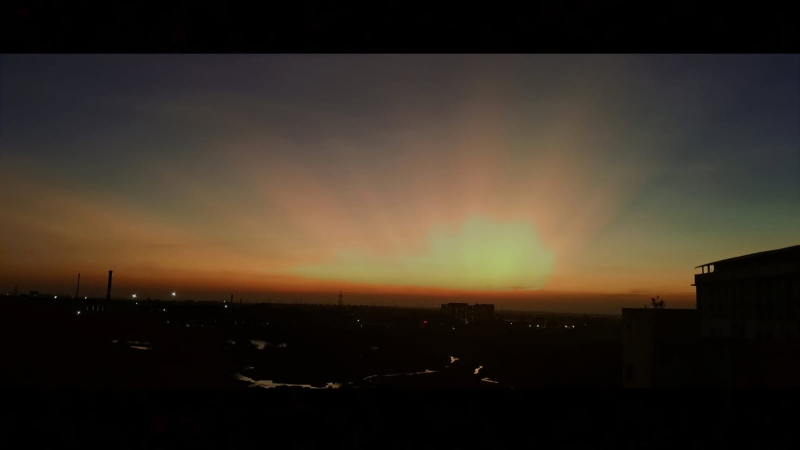
#> input picture sunset.jpg, 1599 x 899 px (shown at 1/2 size)
$ jupyter execute 'IPA Code.ipynb'
#> lines starting #> are read from the running program, lines starting #| are printed output that depends on the picture; after the words box and inside, x2 and y2 are one past the last pixel; in counts of white or black regions, pixels touching at a corner belong together; long printed decimals are rounded
# **1. Image Acquisition**

[cell 1]
import os
import cv2
import matplotlib.pyplot as plt

def load_image(image_path='sunset.jpg'):
    """
    Load an image safely across Colab, Jupyter, and GitHub environments.
    If the image is not found locally, prompts upload (Colab only).
    """
#> called with image_path = 'sunset.jpg'
    if os.path.exists(image_path):
        print(f"✅ Loaded image from local path: {image_path}")
        img = cv2.imread(image_path)
#> img is the input picture: shape (899, 1599, 3); mean B, G, R 34.1, 45, 54.6
    else:
        try:
            from google.colab import files
            print("⚠️ Image not found locally. Please upload 'sunset.jpg' manually.")
            uploaded = files.upload()
            img = cv2.imread(list(uploaded.keys())[0])
        except ImportError:
            raise FileNotFoundError(f"Image file '{image_path}' not found. "
                                    "Please add it to your working directory.")
    if img is None:
        raise ValueError("Image loading failed! Check the file format or path.")
    return cv2.cvtColor(img, cv2.COLOR_BGR2RGB)

# ---- Load and display image ----
img = load_image('sunset.jpg')
plt.imshow(img)
plt.title("Original Image")
plt.axis("off")
plt.show()

# **2. Noise Simulation**

[cell 2]
import numpy as np

gray = cv2.cvtColor(img, cv2.COLOR_RGB2GRAY)

# Gaussian Noise
gaussian_noise = gray + np.random.normal(0, 25, gray.shape)
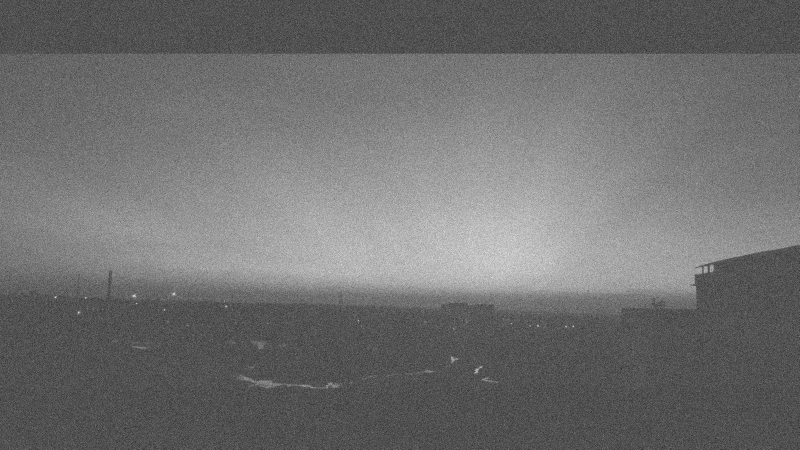
#> gaussian_noise: shape (899, 1599) float64 (shown at 1/2 size); min -121.3, max 263.2, mean 46.7; drawn with min black and max white
gaussian_noise = np.clip(gaussian_noise, 0, 255).astype(np.uint8)

# Salt-and-Pepper Noise
s_p_noise = gray.copy()
prob = 0.02
rand = np.random.rand(*gray.shape)
s_p_noise[rand < prob/2] = 0
s_p_noise[rand > 1 - prob/2] = 255
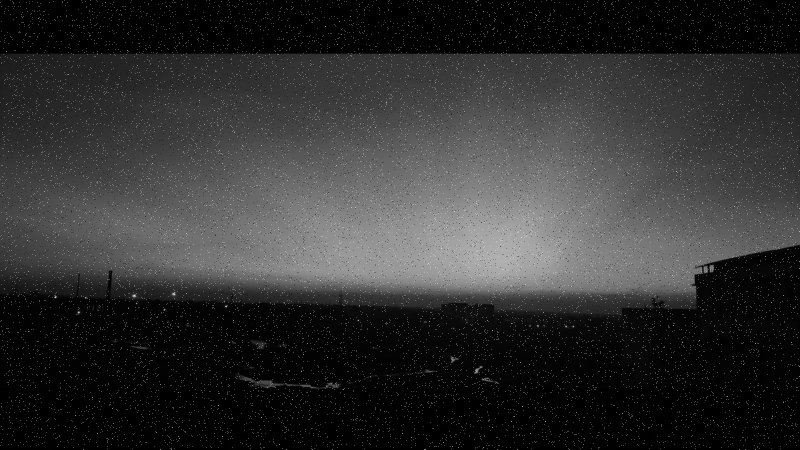
#> s_p_noise: shape (899, 1599) (shown at 1/2 size); min 0, max 255, mean 48.3

# Show results
plt.figure(figsize=(12,4))
plt.subplot(1,2,1); plt.imshow(gaussian_noise, cmap="gray"); plt.title("Gaussian Noise")
plt.subplot(1,2,2); plt.imshow(s_p_noise, cmap="gray"); plt.title("Salt & Pepper Noise")
plt.show()
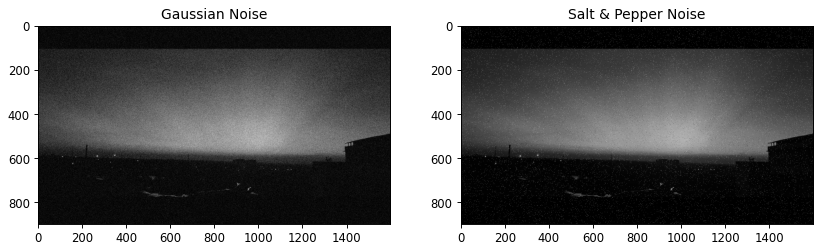
#> figure drawn by matplotlib, 2 panels

# **3. Preprocessing & Enhancement**

[cell 3]
# Resize
resized = cv2.resize(gray, (400, 300))
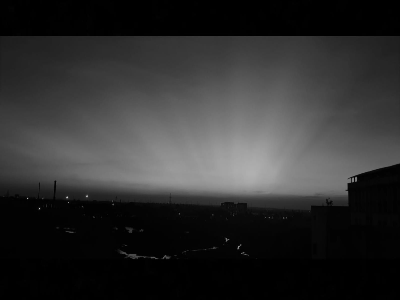
#> resized: shape (300, 400); min 0, max 204, mean 46.6

# Histogram Equalization
hist_eq = cv2.equalizeHist(resized)
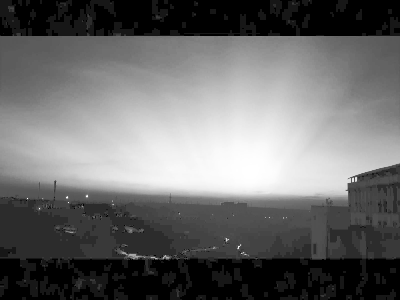
#> hist_eq: shape (300, 400); min 0, max 255, mean 106.9

plt.figure(figsize=(12,4))
plt.subplot(1,3,1); plt.imshow(gray, cmap="gray"); plt.title("Grayscale")
plt.subplot(1,3,2); plt.imshow(resized, cmap="gray"); plt.title("Resized")
plt.subplot(1,3,3); plt.imshow(hist_eq, cmap="gray"); plt.title("Histogram Equalized")
plt.show()

[cell 4]
import cv2
import numpy as np
import matplotlib.pyplot as plt

# Load grayscale image (use your already converted gray image)
gray = cv2.cvtColor(img, cv2.COLOR_RGB2GRAY)

# Contrast Stretching
min_val = np.min(gray)
#> min_val = 0
max_val = np.max(gray)
#> max_val = 234

contrast_stretched = ((gray - min_val) / (max_val - min_val)) * 255
contrast_stretched = contrast_stretched.astype(np.uint8)

# Show results
plt.figure(figsize=(10,4))
plt.subplot(1,2,1); plt.imshow(gray, cmap="gray"); plt.title("Original Grayscale")
plt.subplot(1,2,2); plt.imshow(contrast_stretched, cmap="gray"); plt.title("Contrast Stretched")
plt.show()

# **4. Filtering**

[cell 5]
# Gaussian Filter
gaussian_filtered = cv2.GaussianBlur(gaussian_noise, (5,5), 0)

# Median Filter
median_filtered = cv2.medianBlur(s_p_noise, 5)

plt.figure(figsize=(12,4))
plt.subplot(1,2,1); plt.imshow(gaussian_filtered, cmap="gray"); plt.title("Gaussian Filtered")
plt.subplot(1,2,2); plt.imshow(median_filtered, cmap="gray"); plt.title("Median Filtered")
plt.show()

[cell 6]
from skimage.metrics import peak_signal_noise_ratio as psnr, structural_similarity as ssim

# Compare noisy vs filtered
psnr_g = psnr(gray, gaussian_filtered)
#> psnr_g = 29.68
ssim_g = ssim(gray, gaussian_filtered)
#> ssim_g = 0.474

psnr_m = psnr(gray, median_filtered)
#> psnr_m = 44.95
ssim_m = ssim(gray, median_filtered)
#> ssim_m = 0.995

print("Gaussian Filter → PSNR:", psnr_g, " SSIM:", ssim_g)
#| Gaussian Filter → PSNR: 29.681  SSIM: 0.4744
print("Median Filter   → PSNR:", psnr_m, " SSIM:", ssim_m)
#| Median Filter   → PSNR: 44.954  SSIM: 0.9954

# **5. Segmentation and Object Isolation**

[cell 7]
import cv2
import numpy as np
import matplotlib.pyplot as plt

# Load the denoised or preprocessed image (from Assignment 1)
img = cv2.imread('sunset.jpg')
img = cv2.resize(img, (512, 512))
#> img: shape (512, 512, 3)
gray = cv2.cvtColor(img, cv2.COLOR_BGR2GRAY)
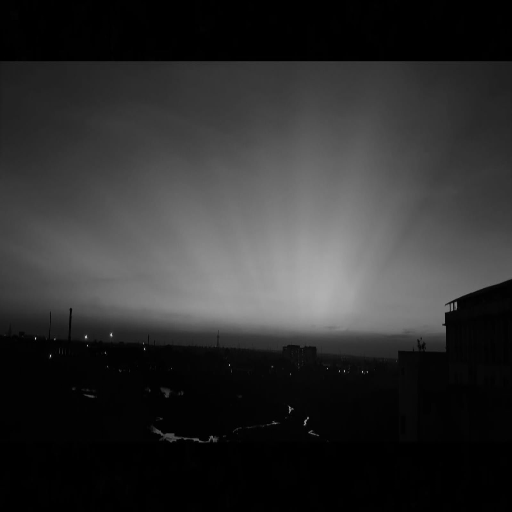
#> gray: shape (512, 512); min 0, max 207, mean 46.6

# Apply Gaussian blur for smoothing before segmentation
blur = cv2.GaussianBlur(gray, (5,5), 0)

# Otsu's Thresholding
_, otsu = cv2.threshold(blur, 0, 255, cv2.THRESH_BINARY + cv2.THRESH_OTSU)
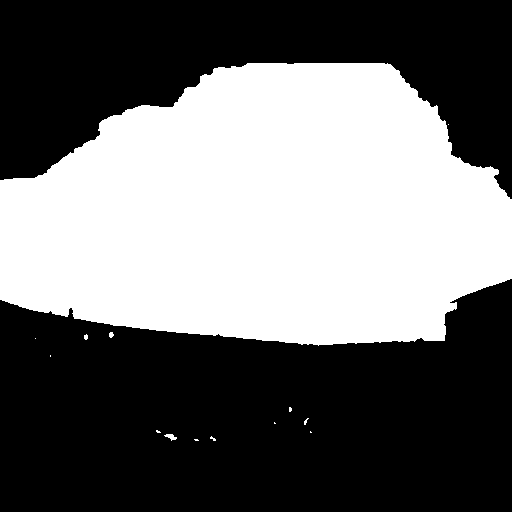
#> otsu: shape (512, 512); 42.8% white; 14 white regions (11 under 20 px), largest, box (x1, y1, x2, y2) and area: (0, 63, 512, 346) 111948, (164, 434, 177, 441) 48, (109, 332, 114, 338) 23

# Edge-based Segmentation using Canny
edges = cv2.Canny(blur, 50, 150)
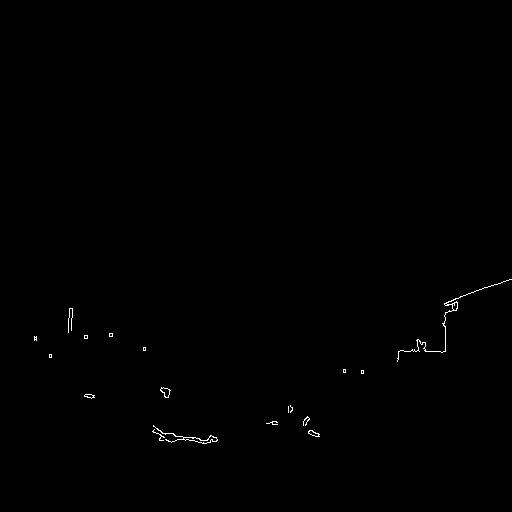
#> edges: shape (512, 512); 0.27% white in thin lines or dots, all inside (x1, y1, x2, y2) = (34, 279, 512, 444)

# Display results
plt.figure(figsize=(12,4))
plt.subplot(1,3,1); plt.imshow(gray, cmap='gray'); plt.title('Grayscale')
plt.subplot(1,3,2); plt.imshow(otsu, cmap='gray'); plt.title("Otsu's Threshold")
plt.subplot(1,3,3); plt.imshow(edges, cmap='gray'); plt.title('Canny Edges')
plt.show()

print("Segmentation complete using Otsu’s thresholding and edge detection.")

# **6. Feature Extraction**

[cell 8]
# Find contours on thresholded image
contours, hierarchy = cv2.findContours(otsu, cv2.RETR_EXTERNAL, cv2.CHAIN_APPROX_SIMPLE)
#> contours = 14 contours, 12 with area under 20; largest, box (x1, y1, x2, y2) and area: (0, 63, 512, 346) 111246, (164, 434, 177, 441) 34

# Draw contours and compute features
img_contours = img.copy()
for c in contours:
    area = cv2.contourArea(c)
    if area > 100:  # Ignore very small regions
        M = cv2.moments(c)
        if M["m00"] != 0:
            cx = int(M["m10"]/M["m00"])
            cy = int(M["m01"]/M["m00"])
            cv2.circle(img_contours, (cx, cy), 5, (0,255,0), -1)
        cv2.drawContours(img_contours, [c], -1, (255,0,0), 2)
        print(f"Area: {area:.2f}, Centroid: ({cx},{cy})")
#> this loop made 14 passes
#> (area, cx, cy) on pass 14: (111246, 262, 213)
#> area on pass 3: 33.5
#| Area: 111246.00, Centroid: (262,213)
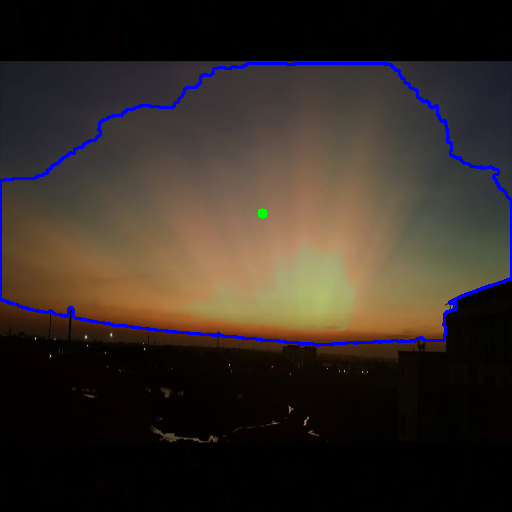
#> img_contours: shape (512, 512, 3); mean B, G, R 37.8, 44.2, 53.3

plt.imshow(cv2.cvtColor(img_contours, cv2.COLOR_BGR2RGB))
plt.title('Contours and Centroids')
plt.axis('off')
plt.show()

# **7. Result Visualization and Reflection**

[cell 9]
# Show full processing pipeline
titles = ['Original', 'Grayscale', 'Blurred', "Otsu's Threshold", 'Canny Edges']
images = [cv2.cvtColor(img, cv2.COLOR_BGR2RGB), gray, blur, otsu, edges]

plt.figure(figsize=(15,5))
for i in range(5):
    plt.subplot(1,5,i+1)
    cmap = 'gray' if len(images[i].shape)==2 else None
    plt.imshow(images[i], cmap=cmap)
    plt.title(titles[i])
    plt.axis('off')
plt.show()
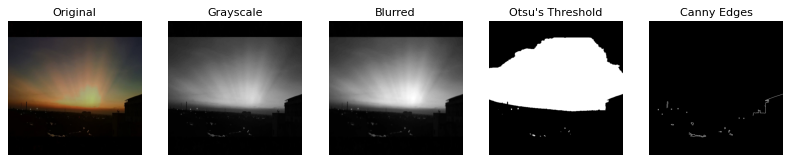
#> figure drawn by matplotlib, 5 panels

print("""
Reflection:
- Otsu’s thresholding effectively segmented bright and dark regions of the sunset.
- Canny edge detection highlighted horizon and structure boundaries.
- Median and Gaussian filters from Assignment 1 improved segmentation clarity.
- In future, region-based or k-means segmentation could separate clouds and sky regions better.
""")
